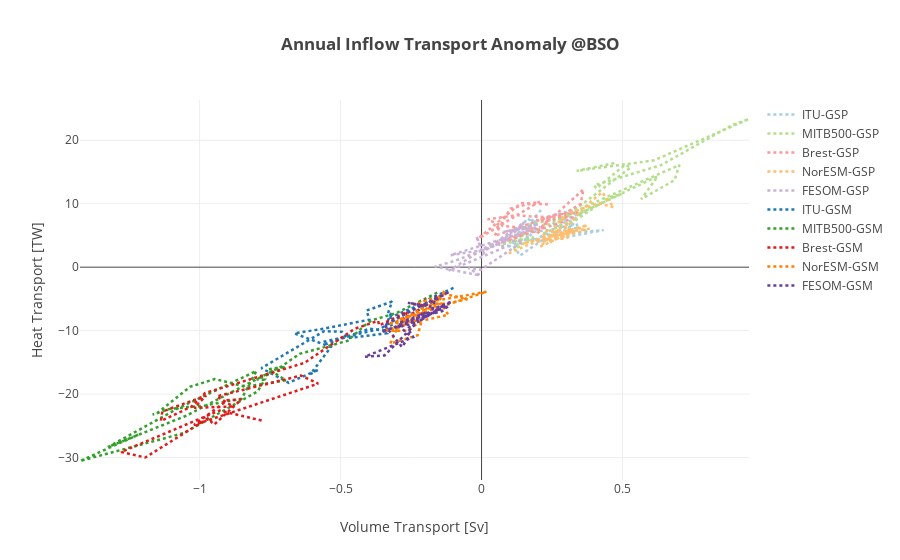

This figure's notebook cell:
### Code cell
""" Plot annual mean of volume fluxes anomaly"""
modelnames = ['ITU' , 'MITB500', 'Brest', 'NorESM', 'FESOM']
colors = ['blue', 'darkorange', 'red', 'green', 'cyan']
#colors2 = sns.color_palette("Paired", n_colors=10)
colors2 = cl.scales['10']['qual']['Paired'];  # make paired twice the amount of models

# names of the control, gsp and gsn variables [total]
ctln = ['ctlbarents_volumeinflow', 'barvt_c[1]', 'BSOrefvolume_in', 'inflow_vt_NorESM_BSO_ctrl', 'ctlvoltransp_BSO_in']
gspn = ['gspbarents_volumeinflow', 'barvt_gsp[1]', 'BSOgspvolume_in', 'inflow_vt_NorESM_BSO_gsp', 'gspvoltransp_BSO_in']
gsnn = ['gsnbarents_volumeinflow', 'barvt_gsm[1]', 'BSOgsnvolume_in', 'inflow_vt_NorESM_BSO_gsn', 'gsnvoltransp_BSO_in']

ctlhn = ['ctlbarents_heatinflow', 'barht_c[1]', 'BSOrefheat_in', 'inflow_ht_NorESM_BSO_ctrl', 'ctlheattransp_BSO_in']
gsphn = ['gspbarents_heatinflow', 'barht_gsp[1]', 'BSOgspheat_in', 'inflow_ht_NorESM_BSO_gsp', 'gspheattransp_BSO_in']
gsnhn = ['gsnbarents_heatinflow', 'barht_gsm[1]', 'BSOgsnheat_in', 'inflow_ht_NorESM_BSO_gsn', 'gsnheattransp_BSO_in']


coeffs = [1, 1e-6, 1, 1, 1]

layout = go.Layout(
    title='<b>Annual Inflow Transport Anomaly @BSO</b>',
    yaxis=dict(
        title='Heat Transport [TW]',
        #range=[-14, 14]
    ),
    xaxis=dict(
        title='Volume Transport [Sv]'
    )
)    


def update_plot(models):
    
    datap = []
    datan = []
    for ind,mdl in enumerate(models):
        dnm = 'ds'+np.str(ind)+'.'+ctln[ind]+'.groupby(\'time.year\').mean().year'
        time = np.copy(eval(dnm))
        dnm = 'ds'+np.str(ind)+'.'+ctln[ind]+'.groupby(\'time.year\').mean()'
        dnm2 = 'ds'+np.str(ind)+'.'+gspn[ind]+'.groupby(\'time.year\').mean()'
        dnm3 = 'ds'+np.str(ind)+'.'+gsnn[ind]+'.groupby(\'time.year\').mean()'
        val1 = np.copy(eval(dnm2)-eval(dnm))*coeffs[ind]
        val2 = np.copy(eval(dnm3)-eval(dnm))*coeffs[ind]
        dnm = 'ds'+np.str(ind)+'.'+ctlhn[ind]+'.groupby(\'time.year\').mean()'
        dnm2 = 'ds'+np.str(ind)+'.'+gsphn[ind]+'.groupby(\'time.year\').mean()'
        dnm3 = 'ds'+np.str(ind)+'.'+gsnhn[ind]+'.groupby(\'time.year\').mean()'
        val3 = np.copy(eval(dnm2)-eval(dnm))
        val4 = np.copy(eval(dnm3)-eval(dnm))
        trace1 = go.Scatter(            
            x = val1,
            y = val3,
            mode = 'lines',
            name = mdl+'-GSP',
            line = dict(
                width = 2.5,
                #color = colors[ind],
                color = colors2[2*ind],
                dash = 'dot',
                shape = 'smooth'
            )
        )
        datap.append(trace1)
        trace2 = go.Scatter(            
            x = val2,
            y = val4,
            mode = 'lines',
            name = mdl+'-GSM',
            line = dict(
                width = 2.5,
                #color = colors[ind],
                color = colors2[2*ind+1],
                dash = 'dot',
                shape = 'smooth'
            )
        )
        datan.append(trace2)


   
    data = datap + datan
    
    fig = go.Figure(data=data, layout=layout)
    py.offline.iplot(fig)
    
    
update_plot(modelnames)
#models = widgets.SelectMultiple(options=list(modelnames), value=modelnames, description='Models')    
#widgets.interactive(update_plot,models=models)

### Figure 1 — Plotly figure (JSON) as saved in the notebook; plotly's stock layout.template omitted (floating-point values rounded to 4 significant figures)
{"data": [{"line": {"color": "rgb(166,206,227)", "dash": "dot", "shape": "smooth", "width": 2.5}, "mode": "lines", "name": "ITU-GSP", "type": "scatter", "x": [0.09437, 0.163, 0.1855, 0.2611, 0.176, 0.3302, 0.2541, 0.3412, 0.3268, 0.2284, 0.2558, 0.3709, 0.3234, 0.2944, 0.2676, 0.3149, 0.4328, 0.2157, 0.1267, 0.1372, 0.1294, 0.2161, 0.1363, 0.1086, 0.1608, 0.1804, 0.1972, 0.1506, 0.2176], "y": [3.195, 4.591, 5.559, 6.016, 4.004, 6.76, 6.563, 6.098, 9.014, 7.851, 6.859, 8.874, 7.377, 7.093, 5.36, 5.4, 5.849, 4.033, 5.327, 5.602, 4.298, 4.263, 1.837, 3.651, 7.667, 7.219, 7.183, 5.95, 9.362]}, {"line": {"color": "rgb(178,223,138)", "dash": "dot", "shape": "smooth", "width": 2.5}, "mode": "lines", "name": "MITB500-GSP", "type": "scatter", "x": [0.2183, 0.3154, 0.3191, 0.4542, 0.4967, 0.3333, 0.6247, 0.566, 0.6845, 0.702, 0.4074, 0.2877, 0.1697, 0.1148, 0.1845, 0.06069, 0.2239, 0.3213, 0.2704, 0.5291, 0.5086, 0.4072, 0.3991, 0.6362, 0.8892, 0.9484, 0.6115, 0.3373, 0.4753], "y": [5.285, 7.155, 6.954, 11.02, 11.54, 8.175, 14.31, 10.71, 13.71, 16.11, 10.33, 7.866, 6.662, 2.715, 4.754, 3.47, 6.423, 8.507, 6.996, 15.72, 16.11, 12.41, 12.88, 16.07, 22.41, 23.34, 16.83, 15.17, 16.44]}, {"line": {"color": "rgb(251,154,153)", "dash": "dot", "shape": "smooth", "width": 2.5}, "mode": "lines", "name": "Brest-GSP", "type": "scatter", "x": [0.1981, 0.2422, 0.2122, 0.251, 0.3431, 0.2969, 0.1939, 0.2536, 0.3507, 0.3616, 0.263, 0.04575, 0.07001, 0.07518, 0.1971, 0.04766, 0.07042, 0.3328, 0.1827, 0.1256, 0.02196, 0.06804, 0.07584, 0.1025, 0.2057, 0.0007968, -0.01808, 0.1396, 0.245], "y": [5.317, 7.524, 6.325, 8.203, 8.637, 8.35, 7.376, 7.377, 9.939, 12.26, 8.312, 4.926, 6.694, 6.481, 6.035, 3.749, 3.85, 7.821, 7.946, 8.2, 7.542, 6.536, 7.327, 9.232, 10.34, 4.693, 4.302, 10.09, 9.884]}, {"line": {"color": "rgb(253,191,111)", "dash": "dot", "shape": "smooth", "width": 2.5}, "mode": "lines", "name": "NorESM-GSP", "type": "scatter", "x": [0.09643, 0.1691, 0.3293, 0.2464, 0.2451, 0.2255, 0.2936, 0.308, 0.2414, 0.2866, 0.3108, 0.3177, 0.1395, 0.3751, 0.2068, 0.2751, 0.2351, 0.3833, 0.3316, 0.2326, 0.2182, 0.2295, 0.2848, 0.3007, 0.3781, 0.4273, 0.4686, 0.4167, 0.3009], "y": [2.178, 3.596, 5.628, 4.818, 3.997, 4.459, 4.489, 4.729, 5.092, 7.742, 5.932, 5.759, 3.627, 6.634, 3.23, 6.027, 4.006, 6.068, 5.763, 5.752, 5.356, 4.315, 6.445, 6.264, 9.974, 11.81, 9.414, 10.07, 8.373]}, {"line": {"color": "rgb(202,178,214)", "dash": "dot", "shape": "smooth", "width": 2.5}, "mode": "lines", "name": "FESOM-GSP", "type": "scatter", "x": [0.1662, 0.06704, 0.09043, 0.1504, 0.137, 0.07776, 0.146, -0.002371, -0.04656, -0.004746, -0.1653, -0.09361, 0.09651, 0.0174, -0.1102, 0.2065, 0.1331, 0.2091, 0.07611, 0.2025, 0.1062, 0.006917, 0.0001207, -0.01814, 0.004, 0.05162, -0.1161, 0.09575, 0.06338], "y": [5.828, 4.14, 4.902, 7.09, 6.145, 4.348, 4.027, -0.3984, -0.1205, -1.313, 0.09319, 1.012, 4.31, 2.792, 1.876, 6.316, 5.348, 6.315, 5.55, 6.779, 5.709, 2.486, 3.017, 4.866, 2.065, 4.135, -0.5712, 3.395, 3.305]}, {"line": {"color": "rgb(31,120,180)", "dash": "dot", "shape": "smooth", "width": 2.5}, "mode": "lines", "name": "ITU-GSM", "type": "scatter", "x": [-0.09945, -0.1865, -0.2099, -0.3356, -0.3342, -0.4766, -0.4954, -0.5587, -0.7809, -0.684, -0.5779, -0.6071, -0.5343, -0.6638, -0.5534, -0.3973, -0.408, -0.3173, -0.3326, -0.3164, -0.2128, -0.3177, -0.3611, -0.5605, -0.5554, -0.3986, -0.347, -0.3204, -0.3237], "y": [-3.28, -5.024, -6.405, -9.533, -10.39, -11.21, -10.18, -10.09, -15.91, -18.21, -16.14, -16.87, -12.58, -10.44, -9.635, -8.269, -6.835, -5.418, -7.357, -7.761, -5.837, -8.596, -9.745, -11.77, -12.19, -9.694, -9.992, -7.211, -8.21]}, {"line": {"color": "rgb(51,160,44)", "dash": "dot", "shape": "smooth", "width": 2.5}, "mode": "lines", "name": "MITB500-GSM", "type": "scatter", "x": [-0.1574, -0.302, -0.3875, -0.4087, -0.4748, -0.6456, -0.7104, -0.9125, -1.05, -1.325, -1.079, -0.7985, -0.8508, -0.9815, -1.106, -1.167, -1.154, -1.034, -0.9456, -0.8368, -0.6941, -0.756, -0.6943, -0.7976, -0.7692, -0.7942, -1.056, -1.424, -1.218], "y": [-4.017, -7.235, -8.34, -8.95, -11.6, -13.66, -15.65, -20.26, -23.45, -28.33, -22.3, -16.36, -20.73, -21.8, -22.33, -23.23, -23.12, -18.86, -17.62, -18.85, -17.82, -16.08, -15.68, -17.7, -17.75, -19.57, -26.14, -30.54, -26.4]}, {"line": {"color": "rgb(227,26,28)", "dash": "dot", "shape": "smooth", "width": 2.5}, "mode": "lines", "name": "Brest-GSM", "type": "scatter", "x": [-0.1981, -0.221, -0.278, -0.2632, -0.3486, -0.3622, -0.3674, -0.4502, -0.6279, -0.9802, -1.027, -1.03, -1.137, -1.132, -0.9768, -1.019, -0.8819, -0.9387, -0.6403, -0.5793, -1.02, -0.9009, -0.8519, -0.9482, -0.9714, -1.193, -1.278, -0.9297, -0.7777], "y": [-5.025, -6.685, -8.175, -7.024, -8.86, -9.185, -8.458, -9.722, -15.07, -19.82, -21.91, -22.0, -24.25, -22.75, -20.24, -22.16, -21.95, -20.35, -17.08, -18.35, -24.87, -20.96, -20.84, -24.8, -23.84, -29.99, -29.12, -22.6, -24.18]}, {"line": {"color": "rgb(255,127,0)", "dash": "dot", "shape": "smooth", "width": 2.5}, "mode": "lines", "name": "NorESM-GSM", "type": "scatter", "x": [-0.1355, -0.04978, -0.1249, -0.1979, -0.2417, -0.1497, -0.1905, -0.2168, -0.2685, -0.2622, -0.29, -0.1433, -0.1177, -0.1935, -0.3306, 0.01826, -0.1747, -0.228, -0.2889, -0.324, -0.2267, -0.2121, -0.2599, -0.3471, -0.2671, -0.3194, -0.2124, -0.1286, -0.1571], "y": [-4.152, -5.065, -5.722, -5.779, -5.909, -4.647, -7.259, -7.327, -7.902, -8.589, -8.209, -5.749, -7.497, -8.265, -8.949, -3.875, -5.366, -6.95, -8.651, -12.03, -10.72, -8.385, -10.01, -10.03, -9.048, -10.03, -7.28, -3.68, -5.796]}, {"line": {"color": "rgb(106,61,154)", "dash": "dot", "shape": "smooth", "width": 2.5}, "mode": "lines", "name": "FESOM-GSM", "type": "scatter", "x": [-0.1618, -0.1729, -0.1064, -0.2291, -0.1301, -0.1628, -0.2604, -0.2996, -0.2545, -0.2821, -0.345, -0.114, -0.2034, -0.2613, -0.1684, -0.2016, -0.2125, -0.1895, -0.2931, -0.1394, -0.1165, -0.3541, -0.3381, -0.2315, -0.344, -0.4139, -0.2422, -0.2616, -0.2093], "y": [-4.414, -6.563, -5.435, -8.727, -5.87, -7.091, -8.932, -9.073, -10.72, -12.59, -9.063, -3.85, -6.139, -5.614, -6.306, -7.831, -8.277, -7.017, -8.82, -6.912, -6.089, -10.24, -9.809, -8.803, -13.9, -14.11, -11.03, -9.678, -7.255]}], "layout": {"title": "<b>Annual Inflow Transport Anomaly @BSO</b>", "xaxis": {"title": "Volume Transport [Sv]"}, "yaxis": {"title": "Heat Transport [TW]"}}}
